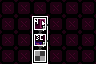

This game map was drawn from its Tiled (.tmx) file and the tilesets committed beside it. A one-line description and the full map source follow:
An orthogonal 6x4 tile map with 16x16 px tiles, 4 tile layers (Maze Shape, Room Properties, Restrictions, Minimap).

<map version="1.10" tiledversion="1.11.0" orientation="orthogonal" renderorder="right-down" width="6" height="4" tilewidth="16" tileheight="16" infinite="0" nextlayerid="5" nextobjectid="1">
 <properties>
  <property name="max_exit_rooms" type="int" value="0" />
  <property name="min_challenge_rooms" type="int" value="0" />
  <property name="min_exit_rooms" type="int" value="0" />
  <property name="min_shop_rooms" type="int" value="0" />
 </properties>
 <tileset firstgid="1" source="../LayoutTiles.tsx" />
 <layer id="1" name="Maze Shape" width="6" height="4">
  <data encoding="csv">
1,1,1,1,1,1,
1,1,2,1,1,1,
1,1,34,1,1,1,
1,1,50,1,1,1
</data>
 </layer>
 <layer id="2" name="Room Properties" width="6" height="4">
  <data encoding="csv">
5,5,5,5,5,5,
5,5,107,5,5,5,
5,5,95,5,5,5,
5,5,6,5,5,5
</data>
 </layer>
 <layer id="3" name="Restrictions" width="6" height="4">
  <data encoding="csv">
0,0,0,0,0,0,
0,0,16,0,0,0,
0,0,16,0,0,0,
0,0,0,0,0,0
</data>
 </layer>
 <layer id="4" name="Minimap" width="6" height="4">
  <data encoding="csv">
0,0,0,0,0,0,
0,0,14,0,0,0,
0,0,14,0,0,0,
0,0,14,0,0,0
</data>
 </layer>
</map>
